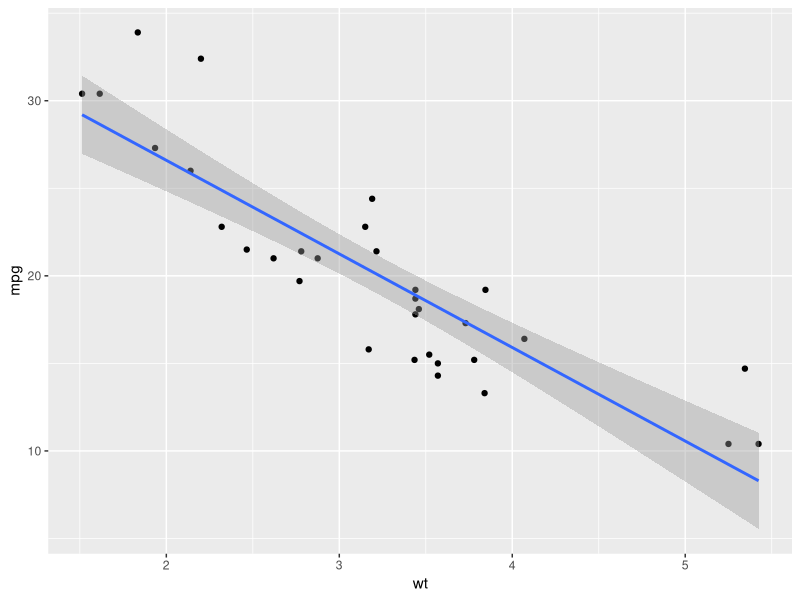
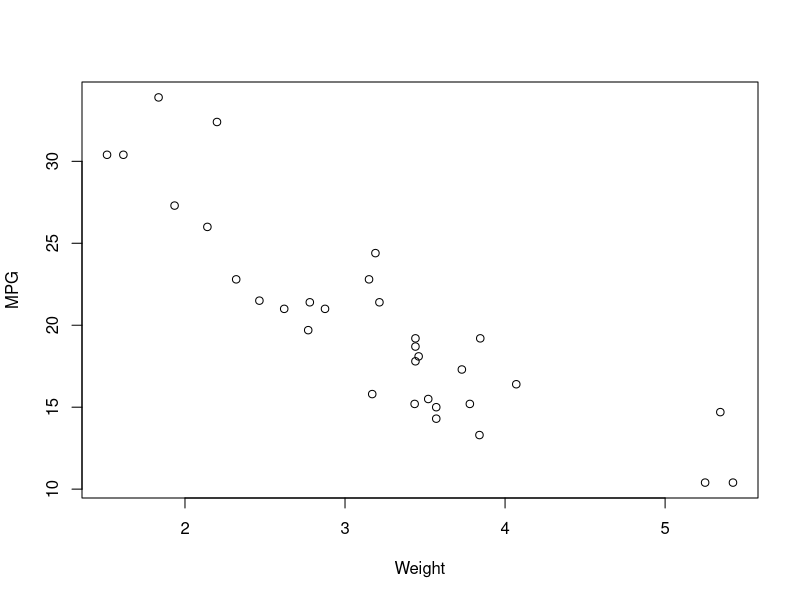

Source code (R) for these figures, in order:
## ---- chunk 1
knitr::opts_chunk$set(echo = FALSE)
## ---- chunk 2
library(ggplot2)
qplot(x = wt, y = mpg, data = mtcars) + geom_smooth(method = "lm")
## ---- chunk 3
head(mtcars)
## ---- chunk 4
head(mtcars)
## ---- chunk 5
#echo = F to hide the code
plot(mtcars$wt, mtcars$mpg, xlab = "Weight", ylab = "MPG")
